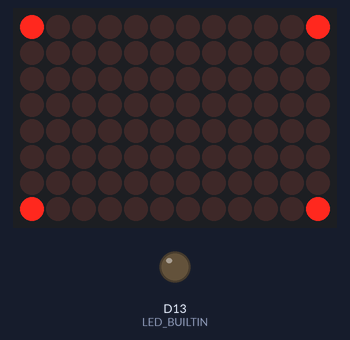
Recording of a sketch running on a simulated Arduino Uno R4 WiFi. Parts: 12×8 LED matrix, output pins drawn as LEDs (lit = HIGH). Dashed ring = blinking.

Above: at 0.1 s.
At 1.6 s:
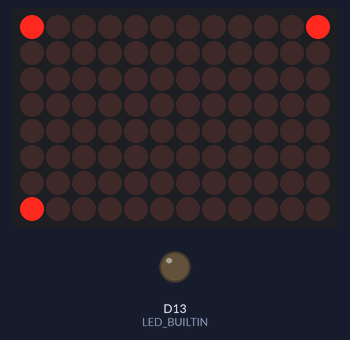
At 6.0 s:
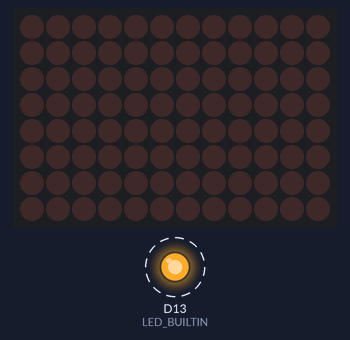
At 7.2 s:
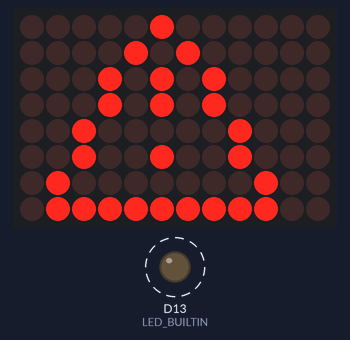
Timing chart, 0 to 40.0 s (numbered marks = the images above):
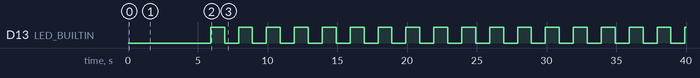

Measured:
- by itself, D13 (LED_BUILTIN): alternates HIGH for 1.0 s and LOW for 1.0 s
- by itself, everything shown: repeats every 2.0 s, in 5 steps
- what the display in image 1 shows lasts 1.0 s, from 1.5 s to 2.5 s

The sketch:

LEDMatrix_UNOR4WiFi.ino
```cpp
/*
  UNO R4 WiFi built-in 12x8(=96) LED Matrix

  - Do not use on()/off() to turn ON/OFF individual LEDS, it's not
    working like that, control the LEDs through an array of 96-bytes or
    more efficiently with an array of 96-bits (3 x 32-bit words).

  - There is a LED Matrix editor to create the arrays:
    https://ledmatrix-editor.arduino.cc
*/
#include "Arduino_LED_Matrix.h"
ArduinoLEDMatrix matrix;

// Array of 96-bytes
byte frame_bytes[8][12] = {
  { 1, 0, 0, 0, 0, 0, 0, 0, 0, 0, 0, 1 },
  { 0, 0, 0, 0, 0, 0, 0, 0, 0, 0, 0, 0 },
  { 0, 0, 0, 0, 0, 0, 0, 0, 0, 0, 0, 0 },
  { 0, 0, 0, 0, 0, 0, 0, 0, 0, 0, 0, 0 },
  { 0, 0, 0, 0, 0, 0, 0, 0, 0, 0, 0, 0 },
  { 0, 0, 0, 0, 0, 0, 0, 0, 0, 0, 0, 0 },
  { 0, 0, 0, 0, 0, 0, 0, 0, 0, 0, 0, 0 },
  { 1, 0, 0, 0, 0, 0, 0, 0, 0, 0, 0, 1 }
};

// Array of 96-bits (3 x 32-bit words)
// Led location is associated to the bits like you write them out
// and the rows are divided in 12-bits groups.
void SetLEDBit(unsigned long* bitsArray, int idx, int value)
{
  int word32Num = idx / 32;
  int bitNum = idx % 32;
  bitWrite(bitsArray[word32Num], 31 - bitNum, value); // do 31 - bitNum because this function counts starting from the
                                                      // least significant bit of the 32-bit bitsArray[word32Num]
}
unsigned long frame_bits[] = {
              //   [   row0   ][   row1   ][   row2
  0x3184a444, // 0b00110001100001001010010001000100

              //  row2][   row3   ][   row4   ][row5
  0x42081100, // 0b01000010000010000001000100000000

              //   row5   ][   row6   ][   row7   ]
  0xa0040000  // 0b10100000000001000000000000000000
};

// Animation sequence with the frames described
// by 3 x 32-bit words and a show time
const unsigned long anim_frames[][4] = {
  {
    0,
    0,
    0,
    200 // delay in ms
  },
  { // Happy
    0x00019819,
    0x80000001,
    0x081f8000,
    800 // delay in ms
  },
  {
    0,
    0,
    0,
    200 // delay in ms
  },
  { // Danger
    0x0400a015,
    0x01502082,
    0x484047fc,
    800 // delay in ms
  }
};

void setup()
{
  // Define LED_BUILTIN as output
  pinMode(LED_BUILTIN, OUTPUT);

  // Init
  matrix.begin();

  /*
    Bytes array
    Note that renderBitmap() is defined as:
    #define renderBitmap(bitmap, rows, columns) loadPixels(&bitmap[0][0], rows*columns)
  */
  matrix.renderBitmap(frame_bytes, 8, 12); // rows x columns
  delay(1500);
  frame_bytes[7][11] = 0; // turn bottom-right LED OFF for a moment and then ON again
  matrix.renderBitmap(frame_bytes, 8, 12);
  delay(1000);
  frame_bytes[7][11] = 1;
  matrix.renderBitmap(frame_bytes, 8, 12);
  delay(1500);

  /*
    More efficient bits array
  */
  matrix.loadFrame(frame_bits);
  for (int i = 0 ; i < 96 ; i++)    // all OFF
    SetLEDBit(frame_bits, i, false);
  matrix.loadFrame(frame_bits);
  for (int i = 0 ; i < 96 ; i++)
  {
    SetLEDBit(frame_bits, i, true); // one ON a the time
    matrix.loadFrame(frame_bits);
    delay(20);
  }

  /*
    Sequence play
    Note that loadSequence() is defined as:
    #define loadSequence(frames)                loadWrapper(frames, sizeof(frames))
  */
  matrix.loadSequence(anim_frames);
  matrix.play(true);  // true=play the animation infinitely,
                      // false=play one time and stop at last frame
}

void loop()
{
  // Blinks the built-in LED while the animation is playing
  digitalWrite(LED_BUILTIN, HIGH);
  delay(1000);
  digitalWrite(LED_BUILTIN, LOW);
  delay(1000);
}
```
